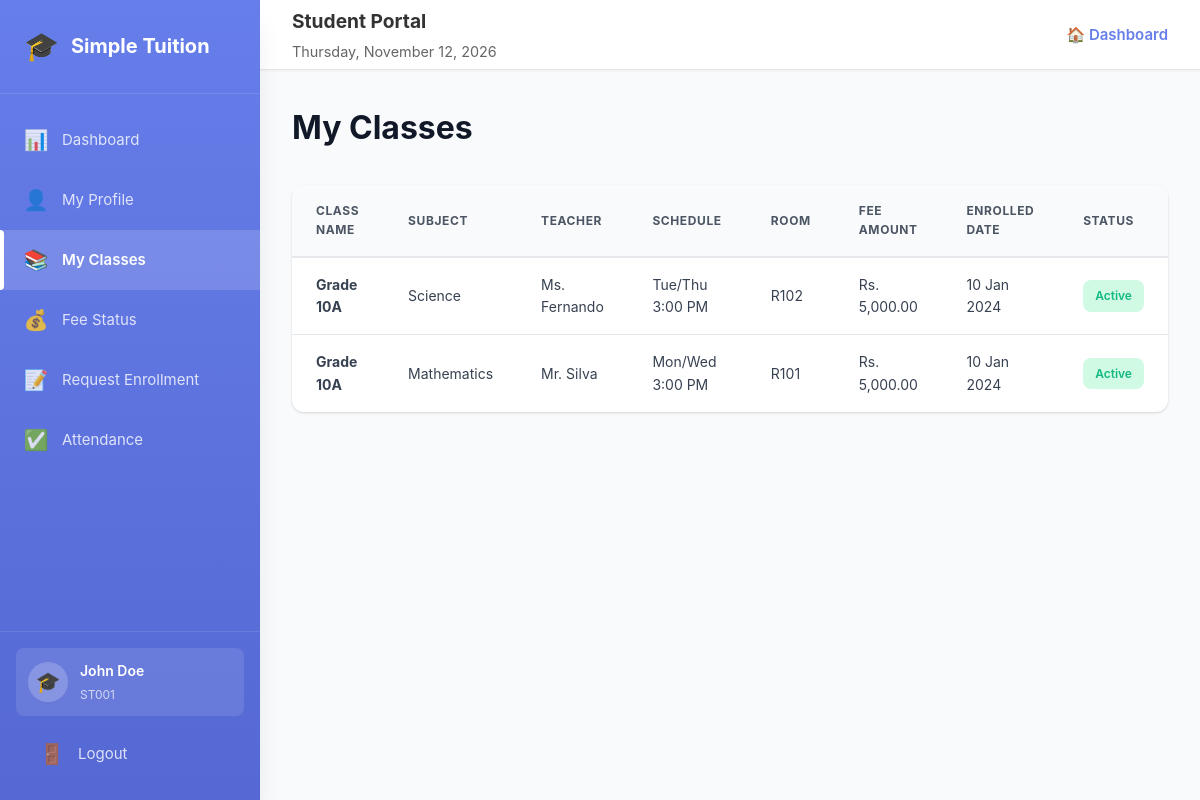
Screenshot of /student/classes.php (signed in) with the database file from the repository.
### tables this page shows
CREATE TABLE `student_classes` (
  `id` int(11) NOT NULL,
  `student_id` int(11) NOT NULL,
  `class_id` int(11) NOT NULL,
  `enrolled_date` date DEFAULT NULL
);

CREATE TABLE `classes` (
  `id` int(11) NOT NULL,
  `class_name` varchar(100) NOT NULL,
  `subject` varchar(100) NOT NULL,
  `teacher_name` varchar(100) DEFAULT NULL,
  `schedule` varchar(200) DEFAULT NULL,
  `room_number` varchar(20) DEFAULT NULL,
  `fee_amount` decimal(10,2) DEFAULT 0.00,
  `status` enum('active','inactive') DEFAULT 'active',
  `created_at` timestamp NOT NULL DEFAULT current_timestamp()
);

### config.php (called while the page is built, shortened)
<?php
function formatCurrency($amount) {
    return 'Rs. ' . number_format($amount, 2);
}
function formatDate($date) {
    return date('d M Y', strtotime($date));
}
?>

### student/classes.php (the view, shortened to what this page needs)
<?php
require_once '../config.php';
$student_id = $_SESSION['student_id'];
$classes = $conn->query("
    SELECT c.*, sc.enrolled_date
    FROM classes c
    JOIN student_classes sc ON c.id = sc.class_id
    WHERE sc.student_id = $student_id
    ORDER BY c.class_name
");
?>
<!DOCTYPE html>
<html lang="en">
<head>
    <link rel="stylesheet" href="../css/admin-style.css">
</head>
<body>
    <div class="dashboard">
        <?php include 'includes/sidebar.php'; ?>
        <div class="main-content">
            <?php include 'includes/header.php'; ?>
            <div class="content-area">
                <h1>My Classes</h1>
                <div class="card">
                    <div class="table-responsive">
                        <table>
                            <thead>
                                <tr>
                                    <th>Class Name</th>
                                    <th>Subject</th>
                                    <th>Teacher</th>
                                    <th>Schedule</th>
                                    <th>Room</th>
                                    <th>Fee Amount</th>
                                    <th>Enrolled Date</th>
                                    <th>Status</th>
                                </tr>
                            </thead>
                            <tbody>
                                <?php if ($classes->num_rows > 0): ?>
                                    <?php while ($class = $classes->fetch_assoc()): ?>
                                    <tr>
                                        <td><strong><?php echo $class['class_name']; ?></strong></td>
                                        <td><?php echo $class['subject']; ?></td>
                                        <td><?php echo $class['teacher_name']; ?></td>
                                        <td><?php echo $class['schedule']; ?></td>
                                        <td><?php echo $class['room_number']; ?></td>
                                        <td><?php echo formatCurrency($class['fee_amount']); ?></td>
                                        <td><?php echo formatDate($class['enrolled_date']); ?></td>
                                        <td>
                                            <span class="badge badge-<?php echo $class['status']; ?>">
                                                <?php echo ucfirst($class['status']); ?>
                                            </span>
                                        </td>
                                    </tr>
                                    <?php endwhile; ?>
                                <?php endif; ?>
                            </tbody>
                        </table>
                    </div>
                </div>
            </div>
        </div>
    </div>
</body>
</html>

### css/admin-style.css (style rules this page uses)
:root { --primary: #667eea; --primary-dark: #5568d3; --primary-light: #818cf8; --success: #10b981; --success-light: #d1fae5; --warning: #f59e0b; --warning-light: #fef3c7; --danger: #ef4444; --danger-light: #fee2e2; --info: #3b82f6; --info-light: #dbeafe; --white: #ffffff; --gray-50: #f9fafb; --gray-100: #f3f4f6; --gray-200: #e5e7eb; --gray-300: #d1d5db; --gray-400: #9ca3af; --gray-500: #6b7280; --gray-600: #4b5563; --gray-700: #374151; --gray-800: #1f2937; --gray-900: #111827; --shadow-sm: 0 1px 2px 0 rgba(0, 0, 0, 0.05); --shadow: 0 1px 3px 0 rgba(0, 0, 0, 0.1), 0 1px 2px 0 rgba(0, 0, 0, 0.06); --shadow-md: 0 4px 6px -1px rgba(0, 0, 0, 0.1), 0 2px 4px -1px rgba(0, 0, 0, 0.06); --shadow-lg: 0 10px 15px -3px rgba(0, 0, 0, 0.1), 0 4px 6px -2px rgba(0, 0, 0, 0.05); --shadow-xl: 0 20px 25px -5px rgba(0, 0, 0, 0.1), 0 10px 10px -5px rgba(0, 0, 0, 0.04); --sidebar-width: 260px; --header-height: 70px; --radius-sm: 0.375rem; --radius: 0.5rem; --radius-lg: 0.75rem; --radius-xl: 1rem; --transition: all 0.3s cubic-bezier(0.4, 0, 0.2, 1); }
* { margin: 0; padding: 0; box-sizing: border-box; }
body { font-family: 'Inter', -apple-system, BlinkMacSystemFont, 'Segoe UI', Roboto, Oxygen, Ubuntu, Cantarell, sans-serif; background: var(--gray-50); color: var(--gray-800); line-height: 1.6; font-size: 15px; }
.dashboard { display: flex; min-height: 100vh; }
.main-content { flex: 1; margin-left: var(--sidebar-width); display: flex; flex-direction: column; min-height: 100vh; }
.content-area { flex: 1; padding: 2rem; }
.content-area>h1 { font-size: 2rem; font-weight: 700; color: var(--gray-900); margin-bottom: 2rem; }
.card { background: var(--white); border-radius: var(--radius-lg); box-shadow: var(--shadow); overflow: hidden; transition: var(--transition); }
.table-responsive { overflow-x: auto; }
table { width: 100%; border-collapse: collapse; }
thead { background: var(--gray-50); }
thead tr { border-bottom: 2px solid var(--gray-200); }
th { padding: 1rem 1.5rem; text-align: left; font-size: 0.75rem; font-weight: 700; color: var(--gray-600); text-transform: uppercase; letter-spacing: 0.05em; }
tbody tr { border-bottom: 1px solid var(--gray-200); transition: var(--transition); }
tbody tr:last-child { border-bottom: none; }
td { padding: 1rem 1.5rem; font-size: 0.875rem; color: var(--gray-700); }
.badge { display: inline-block; padding: 0.375rem 0.75rem; border-radius: var(--radius); font-size: 0.75rem; font-weight: 600; text-transform: capitalize; }
.badge-active, .badge-paid { background: var(--success-light); color: var(--success); }
.stat-card, .card { animation: fadeIn 0.5s ease-out; }

### rows the page displays
student_classes: class.class_name "Grade 10A", class.subject "Science", class.teacher_name "Ms. Fernando", class.schedule "Tue/Thu 3:00 PM", class.room_number "R102", class.fee_amount "Rs. 5,000.00", enrolled_date "10 Jan 2024", class.status "Active"
student_classes: class.class_name "Grade 10A", class.subject "Mathematics", class.teacher_name "Mr. Silva", class.schedule "Mon/Wed 3:00 PM", class.room_number "R101", class.fee_amount "Rs. 5,000.00", enrolled_date "10 Jan 2024", class.status "Active"

### other values shown
$_SESSION['student_name'] "John Doe"
$_SESSION['student_sid'] "ST001"
